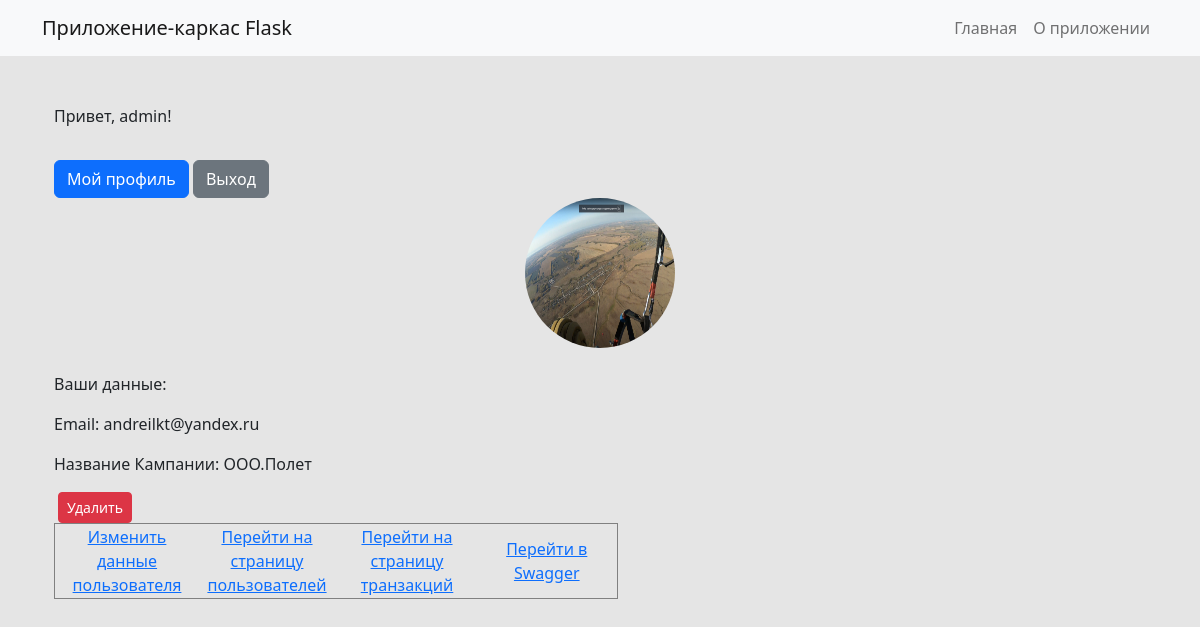
The app's page /profile (signed in) with its own data.
### models.py (models this page shows, shortened)
class User(UserMixin, db.Model):
    id = db.Column(db.Integer, primary_key=True)
    name = db.Column(db.String(100), )
    username = db.Column(db.String(50), unique=True, nullable=False)
    password = db.Column(db.String(255), nullable=False)
    email = db.Column(db.String(120), unique=True, nullable=False)
    balance = db.Column(db.Integer)
    commission_rate = db.Column(db.Integer)
    URL_webhook = db.Column(db.String(100))

### app.py (the view)
@app.route('/profile')
def profile():
    if current_user.is_authenticated:
        return render_template('profile.html', user=current_user)
    else:
        return redirect(url_for('login'))

### app.py (called while the page is built)
@login_manager.user_loader
def load_user(user_id):
    return User.query.get(int(user_id))

### templates/profile.html (shortened to what this page needs)
{% extends 'base.html' %}
{% block content %}
<div class="container">
    {% if current_user.is_authenticated %}
    <p class="mt-5">Привет, {{ current_user.username }}!</p>
    <a href="{{ url_for('profile') }}" class="btn btn-primary mt-3">Мой профиль</a>
    <a href="{{ url_for('logout') }}" class="btn btn-secondary mt-3">Выход</a>
    <div>
        <div class="card-body">
            <div class="d-flex justify-content-center mb-4">
              <img src="{{ url_for('static', filename='images/default.jpg') }}" class="rounded-circle profile-photo" alt="Profile photo">
            </div>
            <p>Ваши данные:</p>
            <p>Email: {{ user.email }}</p>
            <p>Название Кампании: {{ user.name }}</p>
          </div>
    <table border=1 style="cellpadding: 25; cellspacing:25 ">
        <tr align=center>
            <td>
             <td width="140"><a href="{{ url_for('edit_user', id=user.id) }}" >Изменить данные пользователя</a></td>
            <form method="post" action="{{ url_for('delete_user', id=user.id) }}" style="display: inline">
                        <button type="submit" class="btn btn-sm btn-danger mx-1">Удалить</button>
                    </form>
            <td width="140"><a href="{{url_for ('users') }}">Перейти на страницу пользователей</a></td>
            <td width="140"><a href="{{url_for ('transactions') }}">Перейти на страницу транзакций</a></td>
            <td width="140"><a href="http://185.65.200.59:8000/swagger-ui">Перейти в Swagger</a></td>
        </tr>
    </table>
</div>
    {% endif %}
</div>
{% endblock %}

### static/custom.css (style rules this page uses)
body { background-color: #e5e5e5; }
.profile-photo { width: 150px; height: 150px; }

### records on screen
User: username "admin", email "andreilkt@yandex.ru", name "ООО.Полет"
